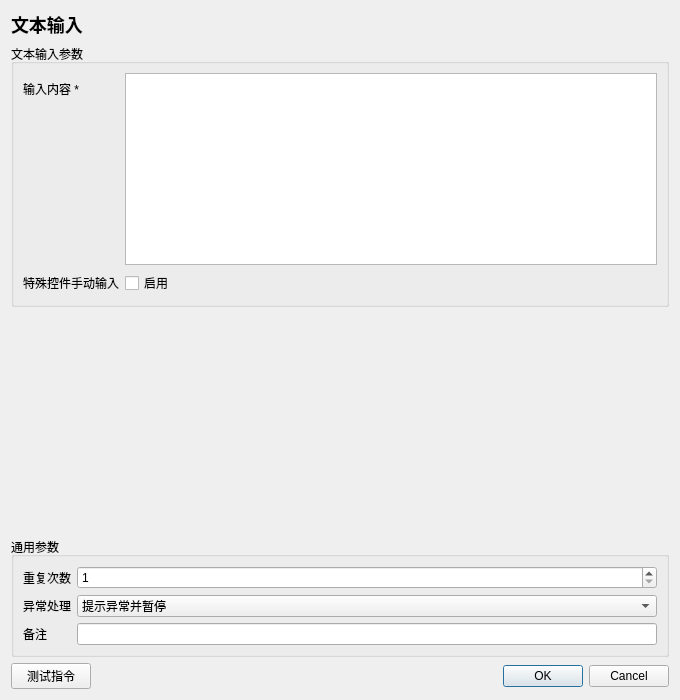
<?xml version="1.0" encoding="UTF-8"?>
<ui version="4.0"><class>InstructionEditor</class><widget class="QDialog" name="InstructionEditor">
<property name="geometry"><rect><x>0</x><y>0</y><width>680</width><height>700</height></rect></property><property name="minimumSize"><size><width>560</width><height>480</height></size></property><property name="windowTitle"><string>文本输入</string></property>
<layout class="QVBoxLayout" name="rootLayout">
<item><widget class="QLabel" name="titleLabel"><property name="text"><string>文本输入</string></property><property name="styleSheet"><string>font-size: 18px; font-weight: 600;</string></property></widget></item>
<item><widget class="QGroupBox" name="parameterGroupBox"><property name="title"><string>文本输入参数</string></property><layout class="QFormLayout" name="parameterFormLayout"><item row="0" column="0"><widget class="QLabel" name="parameterLabel_0"><property name="text"><string>输入内容 *</string></property></widget></item><item row="0" column="1"><widget class="QPlainTextEdit" name="parameter_0"><property name="minimumSize"><size><width>0</width><height>80</height></size></property><property name="plainText"><string></string></property></widget></item>
<item row="1" column="0"><widget class="QLabel" name="parameterLabel_1"><property name="text"><string>特殊控件手动输入</string></property></widget></item><item row="1" column="1"><widget class="QCheckBox" name="parameter_1"><property name="checked"><bool>false</bool></property><property name="text"><string>启用</string></property></widget></item></layout></widget></item>
<item><spacer name="verticalSpacer"><property name="orientation"><enum>Qt::Vertical</enum></property><property name="sizeHint" stdset="0"><size><width>20</width><height>20</height></size></property></spacer></item>
<item><widget class="QGroupBox" name="commonGroupBox"><property name="title"><string>通用参数</string></property><layout class="QFormLayout" name="commonFormLayout">
<item row="0" column="0"><widget class="QLabel" name="repeatLabel"><property name="text"><string>重复次数</string></property></widget></item><item row="0" column="1"><widget class="QSpinBox" name="repeatSpinBox"><property name="minimum"><number>1</number></property><property name="maximum"><number>999999</number></property><property name="value"><number>1</number></property></widget></item>
<item row="1" column="0"><widget class="QLabel" name="errorPolicyLabel"><property name="text"><string>异常处理</string></property></widget></item><item row="1" column="1"><widget class="QComboBox" name="errorPolicyComboBox"><item><property name="text"><string>自动跳过</string></property></item><item><property name="text"><string>提示异常并暂停</string></property></item><item><property name="text"><string>提示异常并停止</string></property></item><property name="currentIndex"><number>1</number></property></widget></item>
<item row="2" column="0"><widget class="QLabel" name="noteLabel"><property name="text"><string>备注</string></property></widget></item><item row="2" column="1"><widget class="QLineEdit" name="noteEdit"/></item>
</layout></widget></item>
<item><layout class="QHBoxLayout" name="footerLayout"><item><widget class="QPushButton" name="testButton"><property name="text"><string>测试指令</string></property></widget></item><item><spacer name="footerSpacer"><property name="orientation"><enum>Qt::Horizontal</enum></property><property name="sizeHint" stdset="0"><size><width>40</width><height>20</height></size></property></spacer></item><item><widget class="QDialogButtonBox" name="buttonBox"><property name="standardButtons"><set>QDialogButtonBox::Cancel|QDialogButtonBox::Ok</set></property></widget></item></layout></item>
</layout></widget><resources/><connections/></ui>
